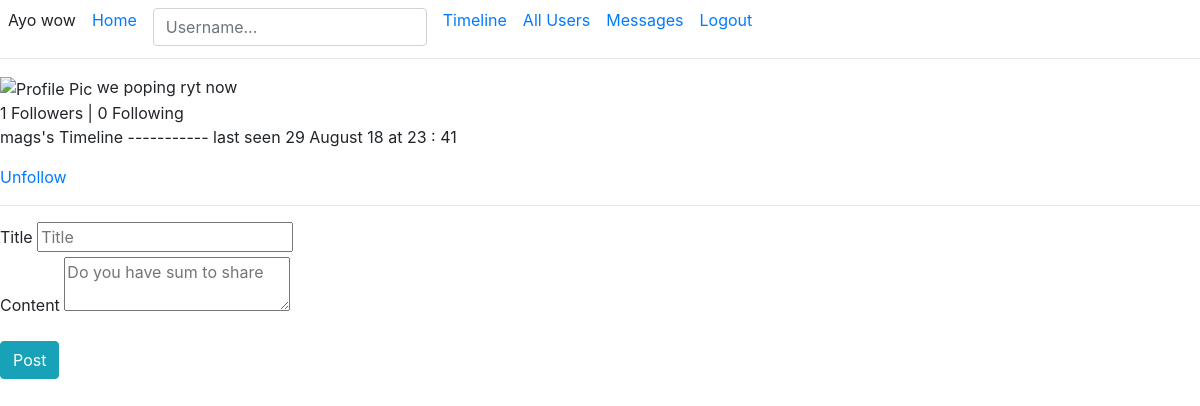
The page /loriumer/mags (signed in) on the database its author committed.
### chi/models.py (models this page shows, shortened)
class PaginatedAPIMixin (object):
	@staticmethod
	def to_dict_collection(query, page, per_page, endpoint, **kwargs):
		resources = query.paginate(page, per_page, False)
		data = {
			"users" : [item.py_dict() for item in resources.items],
			"meta_data" : {
				"page" : page,
				"per_page" : per_page,
				"total_pages" : resources.pages,
				"number_of_items" : resources.total
			},
			"_links" : {
				"self_url" : url_for(endpoint, page=page, per_page=per_page, **kwargs),
				"next_page" : url_for(endpoint, page=page + 1, per_page=per_page, **kwargs) if resources.has_next else None,
				"previous_page" : url_for(endpoint, page=page, per_page=per_page, **kwargs) if resources.has_prev else None
			}
		}
		return data

class User(PaginatedAPIMixin, db.Model, UserMixin):
	id = db.Column(db.Integer, primary_key=True)
	username = db.Column(db.String(50), index=True, unique=True, nullable=False)
	email = db.Column(db.String(60), index=True, unique=True, nullable=False)
	password = db.Column(db.String(130), nullable=False)
	account_date = db.Column(db.DateTime, default=datetime.utcnow)
	profile_pic = db.Column(db.String(25), default='profile.png')
	last_seen = db.Column(db.DateTime, default=datetime.utcnow)
	about_me = db.Column(db.String(200), nullable=True)
	posts = db.relationship('Post', backref='author', lazy='dynamic')
	messages = db.relationship('Messages', backref='sender', lazy='dynamic')
	followed_user = db.relationship ('User', secondary=followers,
			primaryjoin=(followers.c.follower_id == id),
			secondaryjoin=(followers.c.followed_user_id == id),
			backref=db.backref('followers', lazy='dynamic'), lazy='dynamic')
	def is_following(self, user):
		if self.id == user.id:
			return f' sorry you cant follow your self'
		return self.followed_user.filter(followers.c.followed_user_id == user.id).count() > 0
	""" Registering the user to the database """

### chi/users/routes.py (the view, shortened to what this page needs)
@user.route('/loriumer/<string:username>', methods=['POST', 'GET'])
@login_required
def timeline(username):
	user = User.query.filter_by(username=username).first_or_404()
	page = request.args.get('page', 1, type=int)
	if not user :
		return redirect (url_for('home.main'))
	form = PostForm()
	posts = user.posts.order_by(Post.date_posted.desc()).paginate(page, current_app.config['POSTS_PER_PAGE'], False)
	other_posts = url_for('user.timeline', username=user.username, page=posts.next_num) if posts.has_next else None
	previous_posts = url_for('user.timeline', username=user.username, page=posts.prev_num) if posts.has_prev else None
	return render_template('user/timeline.html', user=user, posts=posts.items, form=form, other_posts=other_posts, previous_posts=previous_posts)

### chi/users/forms.py
class PostForm (FlaskForm):
	title = StringField ('Title', validators=[DataRequired(), Length(max=100)])
	body = TextAreaField ('Content', validators=[DataRequired(), Length(min=2, max=250)])
	submit = SubmitField ('Post')

### chi/models.py (called while the page is built)
@login.user_loader
def load_user(id):
	return User.query.get(int(id))

### chi/users/routes.py (called while the page is built)
@user.before_request
def before_request():
	if current_user.is_authenticated:
		current_user.last_seen = datetime.today()
		db.session.commit()

### chi/templates/user/timeline.html (shortened to what this page needs)
{% extends 'base.html' %}
{% block content %}
	<img src="{{ user_profile_pic }}" alt="Profile Pic">
		<span>{% if user.about_me %} {{ user.about_me }} {% endif %}</span>
	<br>
	{{ user.followers.count() }} Followers | {{ user.followed_user.count() }} Following
	<br>
	{% if current_user.username == user.username %}
	{% else %}
	<span>
		{% if user.last_seen %}
			{{ user.username }}'s Timeline ----------- last seen {{ user.last_seen.strftime('%d %B %y') }} at
			{{ user.last_seen.strftime('%H : %M') }}
		{% endif %}
		{% if user.username != current_user.username %}
			{% if not current_user.is_following (user) %}
				<a href="{{ url_for ('user.follow', username=user.username) }}">Follow</a>
			{% else %}
				<a href="{{ url_for ('user.unfollow', username=user.username) }}">Unfollow</a>
			{% endif %}
		{% endif %}
	</span>
	{% endif %}
	<hr>
	{% if form %}
		<form action="" method="POST" class="form-group">
			<div>
				{{ form.title.label }}
				{{ form.title(placeholder='Title' ) }}
			</div>
			<div class="form-group">
				{{ form.body.label }}
				{{ form.body(placeholder='Do you have sum to share') }}
			</div>
			{{ form.submit(class='btn btn-info') }}
		</form>
	{% endif %}
{% endblock content %}

### chi/templates/base.html (shortened to what this page needs)
<!DOCTYPE html>
<html lang="en">
<head>
    <link rel="stylesheet" type="text/css" href="{{ url_for('static', filename='css/bootstrap.min.css')}}">
</head>
<body>
	<div class="mines-nav">
		{% if current_user.is_anonymous %}
			<div>Google: <a href="/index">Login</a></div>
		{% else %}
			<div style="display: flex; flex-direction: row;">
				<span class="m-2">Ayo {{ current_user.username }}</span>
				<a href="{{ url_for ( 'home.main' ) }}" class="m-2">Home</a>
				<div class="m-search-box m-2">
					<input type="text" class="search-username form-control" name="username" placeholder="Username..." id="userFind">
				</div>
			<a href=" {{ url_for ( 'user.timeline', username=current_user.username ) }} " class="m-2">Timeline</a>
			<a href=" {{ url_for ( 'user.allusers' ) }} " class="m-2">All Users</a>
			<a href=" {{ url_for ( 'chat.message', reciever=current_user.username ) }} " class="m-2">Messages</a>
			<a href=" {{ url_for ( 'user.logout' ) }} " class="m-2 pull-left">Logout</a>
			</div>
		{% endif %}
		<hr class="mt-1">
	</div>
	{% block content %}{% endblock %}
</body>
</html>

### rows shown on the page
User: username "wow"
User: about_me "we poping ryt now", username "mags", last_seen "29 August 18", last_seen "23 : 41"

### other values the page prints
{{ user.followers.count() }} "1"
{{ user.followed_user.count() }} "0"
